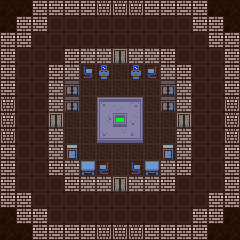

The image is a tile-based game level rendered from a .tmx file. Its description and complete source (layers, tilesets, objects, tile grids) follow:
An orthogonal 15x15 tile map with 16x16 px tiles, 3 tile layers (floor, wall, units), 1 hidden layer not drawn.

<map version="1.10" tiledversion="2025.05.05" orientation="orthogonal" renderorder="right-down" width="15" height="15" tilewidth="16" tileheight="16" infinite="0" nextlayerid="7" nextobjectid="1">
 <tileset firstgid="1" source="../../tiles/battle/xbase.tsx" />
 <layer id="1" name="floor" width="15" height="15">
  <data encoding="csv">
1,1,1,1,1,1,1,1,1,1,1,1,1,1,1,
1,1,1,1,1,1,1,1,1,1,1,1,1,1,1,
1,1,1,1,1,1,1,1,1,1,1,1,1,1,1,
1,1,1,1,1,2,2,2,2,2,1,1,1,1,1,
1,1,1,1,2,2,2,2,2,2,2,1,1,1,1,
1,1,1,2,2,2,2,2,2,2,2,2,1,1,1,
1,1,1,2,2,2,2,2,2,2,2,2,1,1,1,
1,1,1,2,2,2,2,2,2,2,2,2,1,1,1,
1,1,1,2,2,2,2,2,2,2,2,2,1,1,1,
1,1,1,2,2,2,2,2,2,2,2,2,1,1,1,
1,1,1,1,2,2,2,2,2,2,2,1,1,1,1,
1,1,1,1,1,2,2,2,2,2,1,1,1,1,1,
1,1,1,1,1,1,1,1,1,1,1,1,1,1,1,
1,1,1,1,1,1,1,1,1,1,1,1,1,1,1,
1,1,1,1,1,1,1,1,1,1,1,1,1,1,1
</data>
 </layer>
 <layer id="3" name="wall" width="15" height="15">
  <data encoding="csv">
11,11,3,3,3,3,5,5,5,3,3,3,3,11,11,
11,3,3,0,0,0,0,0,0,0,0,0,3,3,11,
3,3,0,0,0,0,0,0,0,0,0,0,0,3,3,
3,0,0,0,3,3,3,7,3,3,3,0,0,0,3,
3,0,0,3,3,13,15,0,15,14,3,3,0,0,3,
3,0,0,3,25,0,0,0,0,0,25,3,0,0,3,
5,0,0,3,25,0,65,66,67,0,25,3,0,0,5,
5,0,0,7,0,0,75,76,77,0,0,7,0,0,5,
5,0,0,3,0,0,85,86,87,0,0,3,0,0,5,
3,0,0,3,35,0,0,0,0,0,35,3,0,0,3,
3,0,0,3,3,26,14,0,13,26,3,3,0,0,3,
3,0,0,0,3,3,3,7,3,3,3,0,0,0,3,
3,3,0,0,0,0,0,0,0,0,0,0,0,3,3,
11,3,3,0,0,0,0,0,0,0,0,0,3,3,11,
11,11,3,3,3,3,5,5,5,3,3,3,3,11,11
</data>
 </layer>
 <layer id="5" name="roof" width="15" height="15" visible="0">
  <data encoding="csv">
11,11,11,11,11,11,11,11,11,11,11,11,11,11,11,
11,11,11,11,11,11,11,11,11,11,11,11,11,11,11,
11,11,11,11,11,11,11,11,11,11,11,11,11,11,11,
11,11,11,11,11,11,11,11,11,11,11,11,11,11,11,
11,11,11,11,11,11,11,11,11,11,11,11,11,11,11,
11,11,11,11,11,11,11,11,11,11,11,11,11,11,11,
11,11,11,11,11,11,11,11,11,11,11,11,11,11,11,
11,11,11,11,11,11,11,11,11,11,11,11,11,11,11,
11,11,11,11,11,11,11,11,11,11,11,11,11,11,11,
11,11,11,11,11,11,11,11,11,11,11,11,11,11,11,
11,11,11,11,11,11,11,11,11,11,11,11,11,11,11,
11,11,11,11,11,11,11,11,11,11,11,11,11,11,11,
11,11,11,11,11,11,11,11,11,11,11,11,11,11,11,
11,11,11,11,11,11,11,11,11,11,11,11,11,11,11,
11,11,11,11,11,11,11,11,11,11,11,11,11,11,11
</data>
 </layer>
 <layer id="4" name="units" width="15" height="15">
  <data encoding="csv">
0,0,0,0,0,0,0,0,0,0,0,0,0,0,0,
0,0,0,0,0,0,0,0,0,0,0,0,0,0,0,
0,0,0,0,0,0,0,0,0,0,0,0,0,0,0,
0,0,0,0,0,0,0,0,0,0,0,0,0,0,0,
0,0,0,0,0,0,0,0,0,0,0,0,0,0,0,
0,0,0,0,0,0,0,0,0,0,0,0,0,0,0,
0,0,0,0,0,0,0,0,0,0,0,0,0,0,0,
0,0,0,0,0,0,0,0,0,0,0,0,0,0,0,
0,0,0,0,0,0,0,0,0,0,0,0,0,0,0,
0,0,0,0,0,0,0,0,0,0,0,0,0,0,0,
0,0,0,0,0,0,0,0,0,0,0,0,0,0,0,
0,0,0,0,0,0,0,0,0,0,0,0,0,0,0,
0,0,0,0,0,0,0,0,0,0,0,0,0,0,0,
0,0,0,0,0,0,0,0,0,0,0,0,0,0,0,
0,0,0,0,0,0,0,0,0,0,0,0,0,0,0
</data>
 </layer>
</map>
